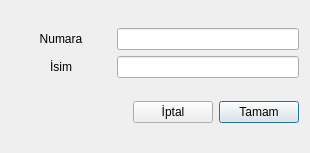
<?xml version="1.0" encoding="UTF-8"?>
<ui version="4.0">
 <class>ekleOgrenci</class>
 <widget class="QDialog" name="ekleOgrenci">
  <property name="geometry">
   <rect>
    <x>0</x>
    <y>0</y>
    <width>310</width>
    <height>153</height>
   </rect>
  </property>
  <property name="windowTitle">
   <string>Dialog</string>
  </property>
  <layout class="QGridLayout" name="gridLayout_2">
   <item row="0" column="0" colspan="3">
    <layout class="QGridLayout" name="gridLayout">
     <item row="0" column="0">
      <widget class="QLabel" name="label">
       <property name="minimumSize">
        <size>
         <width>100</width>
         <height>0</height>
        </size>
       </property>
       <property name="maximumSize">
        <size>
         <width>100</width>
         <height>16777215</height>
        </size>
       </property>
       <property name="text">
        <string>Numara</string>
       </property>
       <property name="alignment">
        <set>Qt::AlignCenter</set>
       </property>
      </widget>
     </item>
     <item row="0" column="1">
      <widget class="QLineEdit" name="txtOgrenciID"/>
     </item>
     <item row="1" column="1">
      <widget class="QLineEdit" name="txtOgrenciIsim"/>
     </item>
     <item row="1" column="0">
      <widget class="QLabel" name="label_2">
       <property name="minimumSize">
        <size>
         <width>100</width>
         <height>0</height>
        </size>
       </property>
       <property name="maximumSize">
        <size>
         <width>100</width>
         <height>16777215</height>
        </size>
       </property>
       <property name="text">
        <string>İsim</string>
       </property>
       <property name="alignment">
        <set>Qt::AlignCenter</set>
       </property>
      </widget>
     </item>
    </layout>
   </item>
   <item row="1" column="0">
    <spacer name="horizontalSpacer">
     <property name="orientation">
      <enum>Qt::Horizontal</enum>
     </property>
     <property name="sizeHint" stdset="0">
      <size>
       <width>40</width>
       <height>20</height>
      </size>
     </property>
    </spacer>
   </item>
   <item row="1" column="1">
    <widget class="QPushButton" name="btnIptal">
     <property name="text">
      <string>İptal</string>
     </property>
    </widget>
   </item>
   <item row="1" column="2">
    <widget class="QPushButton" name="btnTamam">
     <property name="text">
      <string>Tamam</string>
     </property>
     <property name="default">
      <bool>true</bool>
     </property>
    </widget>
   </item>
  </layout>
 </widget>
 <tabstops>
  <tabstop>txtOgrenciID</tabstop>
  <tabstop>txtOgrenciIsim</tabstop>
  <tabstop>btnIptal</tabstop>
  <tabstop>btnTamam</tabstop>
 </tabstops>
 <resources/>
 <connections/>
</ui>
